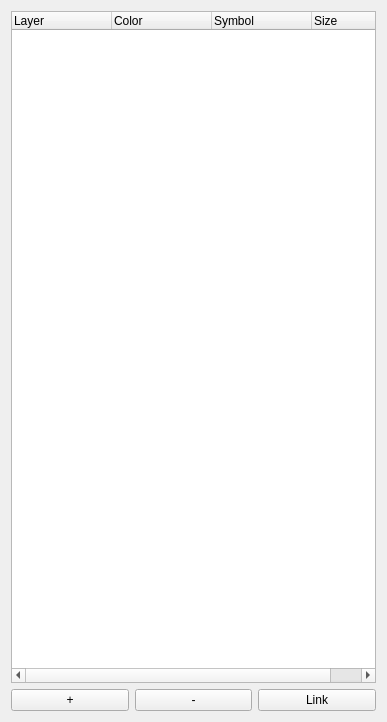
<?xml version="1.0" encoding="UTF-8"?>
<ui version="4.0">
 <class>LayerTree</class>
 <widget class="QWidget" name="LayerTree">
  <property name="geometry">
   <rect>
    <x>0</x>
    <y>0</y>
    <width>387</width>
    <height>722</height>
   </rect>
  </property>
  <property name="windowTitle">
   <string>Form</string>
  </property>
  <layout class="QVBoxLayout" name="verticalLayout_2">
   <item>
    <layout class="QVBoxLayout" name="verticalLayout">
     <item>
      <widget class="QTreeWidget" name="layerTree">
       <property name="sizePolicy">
        <sizepolicy hsizetype="Preferred" vsizetype="Expanding">
         <horstretch>0</horstretch>
         <verstretch>100</verstretch>
        </sizepolicy>
       </property>
       <property name="minimumSize">
        <size>
         <width>0</width>
         <height>0</height>
        </size>
       </property>
       <property name="maximumSize">
        <size>
         <width>16777215</width>
         <height>16777215</height>
        </size>
       </property>
       <column>
        <property name="text">
         <string>Layer</string>
        </property>
       </column>
       <column>
        <property name="text">
         <string>Color</string>
        </property>
       </column>
       <column>
        <property name="text">
         <string>Symbol</string>
        </property>
       </column>
       <column>
        <property name="text">
         <string>Size</string>
        </property>
       </column>
      </widget>
     </item>
     <item>
      <layout class="QHBoxLayout" name="horizontalLayout">
       <item>
        <widget class="QPushButton" name="layerAddButton">
         <property name="toolTip">
          <string>Add a new subset or data set</string>
         </property>
         <property name="statusTip">
          <string/>
         </property>
         <property name="whatsThis">
          <string/>
         </property>
         <property name="text">
          <string>+</string>
         </property>
        </widget>
       </item>
       <item>
        <widget class="QPushButton" name="layerRemoveButton">
         <property name="enabled">
          <bool>true</bool>
         </property>
         <property name="toolTip">
          <string>Remove a subset or data set from all visualizations</string>
         </property>
         <property name="text">
          <string>-</string>
         </property>
        </widget>
       </item>
       <item>
        <widget class="QPushButton" name="linkButton">
         <property name="toolTip">
          <string>Link subsets</string>
         </property>
         <property name="text">
          <string>Link</string>
         </property>
        </widget>
       </item>
      </layout>
     </item>
    </layout>
   </item>
  </layout>
 </widget>
 <resources/>
 <connections/>
</ui>
